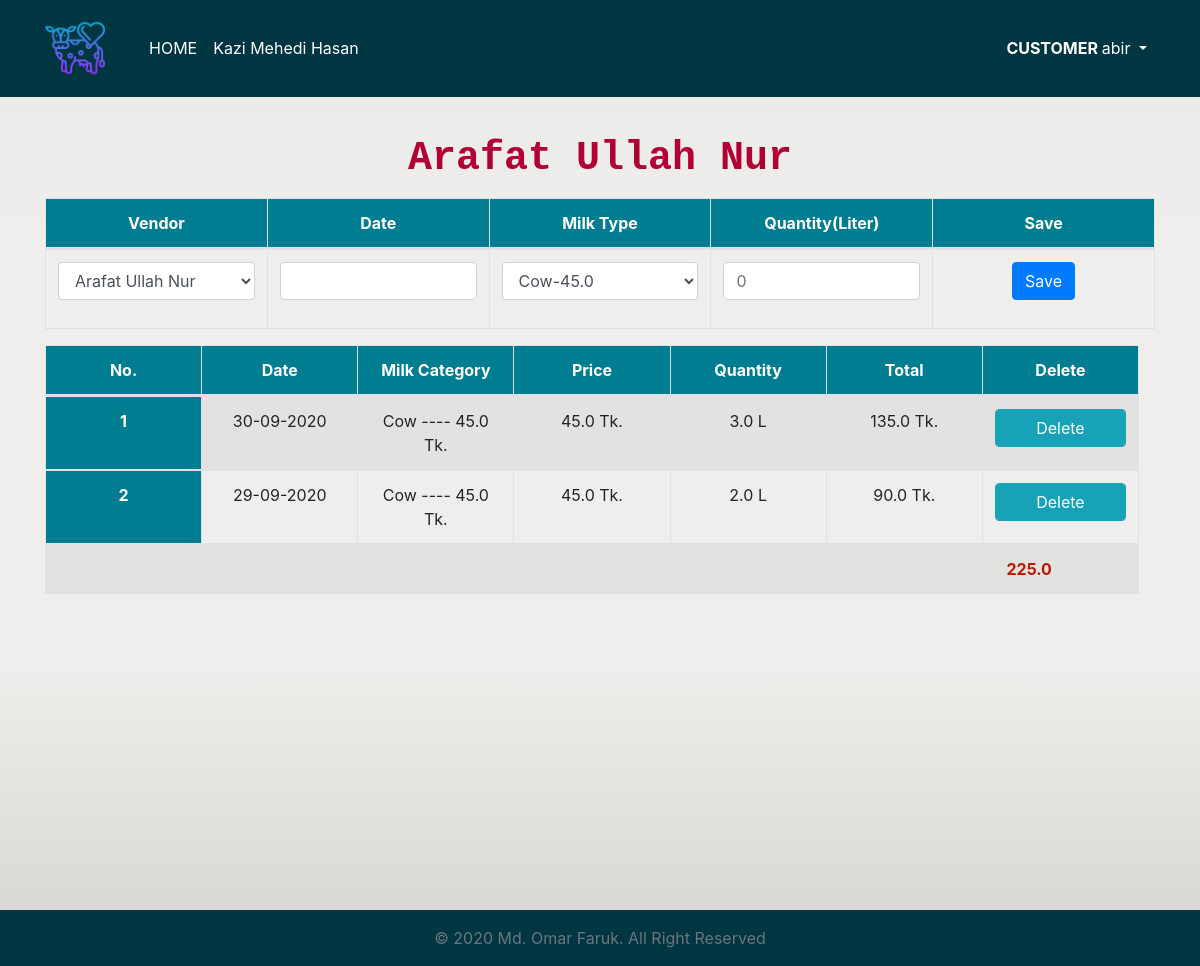
The app's page /ledger/4/ (signed in) with its own data.
### dairyapp/models.py (models this page shows)
class Vendor(models.Model):
    managername = models.CharField(max_length=200)
    vendorname = models.CharField(max_length=200,db_index=True,unique=True)
    joiningdate = models.DateField(auto_now_add=True)
    address = models.CharField(max_length=200, db_index=True)
    vendorcontact = models.CharField(max_length=14,db_index=True)
    status = models.BooleanField(default=True)
    def __str__(self):
        return self.vendorname

class vendorledger(models.Model):
    related_vendor = models.ForeignKey(Vendor, related_name='vendorledger', on_delete=models.CASCADE,null=True)
    related_milkcategory = models.ForeignKey(MilkCategory, related_name='vendorledger', on_delete=models.CASCADE, null=True)
    date = models.CharField(max_length=1000000,db_index=True)
    price = models.FloatField(max_length=1000000,db_index=True,default=0.0)
    quantity = models.FloatField(max_length=1000000,db_index=True,default=0.0)
    total = models.FloatField(max_length=1000000,db_index=True,default=0.0)
    class Meta:
        ordering = ('-date',)

class MilkCategory(models.Model):
    CHOICES1 = (
        ('Cow','Cow'),
        ('Buffaloe','Buffalo'),#buffaloes
        ('Others','Others'),
    )
    animalname= models.CharField(max_length=200,choices=CHOICES1)
    milkprice = models.FloatField(max_length=200, db_index=True)
    related_vendor = models.ForeignKey(Vendor, related_name='MilkCategory', on_delete=models.CASCADE, null=True)
    def __str__(self):
        return self.animalname +" ---- " + str(self.milkprice) + " Tk."

### dairyapp/views.py (the view)
# urls.py: path('ledger/<int:pk>/', views.ledger, name='ledger'),  # Individual vendor dashboard
@login_required
def ledger(request,pk):
         ledgerform = vendorledgerForm()
         vendor_obj = get_object_or_404(models.Vendor,pk=pk)
         ledgerdata = models.vendorledger.objects.filter(related_vendor=vendor_obj)
         alltotal=0.0
         for alto in ledgerdata:
             alltotal = alltotal+float(alto.total)
         print(alltotal)
         milks = models.MilkCategory.objects.filter(related_vendor=vendor_obj)
         milk_list = [(milk.animalname +"-"+ str(milk.milkprice), milk.pk) for milk in milks]
         print(milk_list)
         day_list = ["Sunday","Monday","Tuesday","Wednesday","Thursday","Friday","Saturday"]
         return render(request, 'vendor/vendorledger.html',{
             "vendor_obj":vendor_obj,
             "ledgerdata":ledgerdata,
             "ledgerform":ledgerform,
             "num_range":range(6),
             "milk_list":milk_list,
             "day_list":day_list,
             "alltotal":alltotal,
             })

### dairyapp/forms.py
class vendorledgerForm(forms.Form):
    CHOICES1 = (
        ('Cow','Cow'),
        ('Buffaloe','Buffaloe'),
        ('Others','Others'),
    )
    CHOICES2 = (
        ('Sunday','Sunday'),
        ('Monday','Monday'),
        ('Tuesday','Tuesday'),
        ('Wednesday','Wednesday'),
        ('Thursday','Thursday'),
        ('Friday','Friday'),
        ('Saturday','Saturday'),
    )
    Milk_Category = forms.ChoiceField(label='',choices=CHOICES1)
    Day = forms.ChoiceField(label='',choices=CHOICES2)
    Quantity = forms.CharField(label='',required=False)

### dairyapp/templatetags/custom_tags.py (called while the page is built)
@register.simple_tag(name="multiply")
def multiply(qty, unit_price, *args, **kwargs):
    return qty * unit_price

### templates/vendor/vendorledger.html (shortened to what this page needs)
{% extends 'base.html' %}
{% load crispy_forms_tags %}
{% load templatetags %}
{% block content %}
<h2 class="vendor_name_heading"><strong>{{ vendor_obj }}</strong></h2>
<div class="table-responsive">
  <table class="table table-bordered">
    <thead>
      <tr>
        <th scope="col">Vendor</th>
        <th scop="col">Date</th>
        <th scope="col">Milk Type</th>
        <th scope="col">Quantity(Liter)</th>
        <th scope="col">Save</th>
      </tr>
    </thead>
    <tbody>
      <form action="\ledger_save\" method="POST">
        <tr>
          <td scpoe="col">
            <div class="form-row">
              <div class="col">
                <select class="form-control" id="vendor" name="vendor">
                  <option value="{{ vendor_obj.pk }}"> {{ vendor_obj }} </option>
                </select>
              </div>
            </div>
          </td>
          <td scpoe="col">
            <div class="form-row">
              <div class="col">
                <p><input class="form-control" type="text" name="date" id="datepicker"></p>
              </div>
            </div>
          </td>
          <td scpoe="col">
            <div class="form-row">
              <div class="col">
                <select class="form-control" id="milktype" name="milktype">
                  {% for milk, milk_pk in milk_list %}
                  <option value="{{milk_pk}}"> {{milk}} </option>
                  {% endfor %}
                </select>
              </div>
            </div>
          </td>
          <td scpoe="col">
            <div class="form-row">
              <div class="col">
                <input type="name" class="form-control" name="quantity" placeholder="0" pattern="\d+">
              </div>
            </div>
          </td>
          <td scpoe="col">
            <div class="form-row">
              <div class="col">
                <button type="submit" class="btn btn-primary">Save</button>
              </div>
            </div>
          </td>
        </tr>
      </form>
    </tbody>
  </table>
</div>
<div class="table-responsive">
  <table class="table table-bordered table-striped ">
    <thead id="theadthid">
      <tr>
        <th scope="col">No.</th>
        <th scope="col">Date</th>
        <th scope="col">Milk Category</th>
        <th scope="col">Price</th>
        <th scope="col">Quantity</th>
        <th scope="col">Total</th>
        <th scope="col">Delete</th>
      </tr>
    </thead>
    <tbody id="tbodydata">
      {% for data in ledgerdata %}
      <tr>
        <th scope="row">{{ forloop.counter }}</th>
        <td>{{ data.date }}</td>
        <td>{{ data.related_milkcategory }}</td>
        <td>{{ data.price }} Tk.</td>
        <td>{{ data.quantity }} L</td>
        <td>{% multiply data.quantity data.price %} Tk.</td>
        <td>
          <form action="{% url 'ledger_delete' %}" method="POST">
            <button class="btn btn-info form-control" type="submit" name="ledger_pk" value="{{data.pk}}">Delete</button>
          </form>
        </td>
      </tr>
      {% endfor %}
      <tr>
        <td colspan="4"></td>
        <td id="totalid"><strong>{{ alltotal }}</strong></td>
      </tr>
    </tbody>
  </table>
</div>
{% endblock %}

### templates/base.html (shortened to what this page needs)
<!doctype html>
<html lang="en">
  <head>
    {% load static %}
    <link rel="stylesheet" href="https://stackpath.bootstrapcdn.com/bootstrap/4.3.1/css/bootstrap.min.css">
    <link rel="stylesheet" href="https://use.fontawesome.com/releases/v5.7.2/css/all.css">
    <link rel="stylesheet" href="https://use.fontawesome.com/releases/v5.8.1/css/all.css">
    <link rel="stylesheet" href="//code.jquery.com/ui/1.12.1/themes/base/jquery-ui.css">
  </head>
<body>
  <nav class="navbar navbar-expand-md fixed-top">
    <div class="container ">
      <div class="logo-image">
            <a href="{% url 'home' %}"><img src="{% static 'images/cow.png' %}" alt="logo.png" class="img-fluid"></a>
      </div>
    <div class="collapse navbar-collapse" id="navbarSupportedContent">
      <ul class="navbar-nav mr-auto">
        <li class="nav-item">
          <a class="nav-link" href="{% url 'home' %}" style="color: #FFFFFF;">HOME</a>
        </li>
        {% if user.profile.user_type == 'Customer' %}
        <li class="nav-item">
          <a class="nav-link" href="{% url 'Customer_page' %}" style="color: white;">{{user.first_name}} {{user.last_name}}</a>
        </li>
        {% endif %}
      </ul>
      {% if user.is_authenticated %}
          <ul class="navbar-nav">
            <li class="nav-item dropdown">
              <a class="nav-link dropdown-toggle"  id="navbarDropdown" role="button" data-toggle="dropdown" aria-haspopup="true" aria-expanded="false">
            {% if user.profile.user_type == 'Manager' %}<strong>MANAGER </strong>{% elif user.profile.user_type == 'Customer'  %}<strong>CUSTOMER </strong> {% endif %}{{ user.username }}
              </a>
            </li>
          </ul>
          {% else %}
      <form class="form-inline my-2 my-lg-0">
        <a href="{% url 'login' %}" class="btn btn-outline-primary">LOG IN</a>
      </form>
      {% endif %}
    </div>
  </div>
  </nav>
<div class="container">
      {% block content %}
      {% endblock %}
</div>
<footer class="footer sticky-bottom">
  <div class="p-3 mt-5">
    <span class="text-muted">© 2020 Md. Omar Faruk. All Right Reserved</span>
  </div>
</footer>
</body>
</html>

### records on screen
Vendor: vendorname "Arafat Ullah Nur", vendor "Arafat Ullah Nur"
vendorledger: date "30-09-2020", related_milkcategory "Cow ---- 45.0 Tk.", price "45.0", quantity "3.0", quantity+price "135.0", {{ data.pk }} 4 (drawn)
vendorledger: date "29-09-2020", related_milkcategory "Cow ---- 45.0 Tk.", price "45.0", quantity "2.0", quantity+price "90.0"

### other values on screen
{{ user.first_name }} "Kazi Mehedi"
{{ user.last_name }} "Hasan"
{{ user.username }} "abir"
{{ alltotal }} "225.0"
form field milktype "Cow-45.0"
